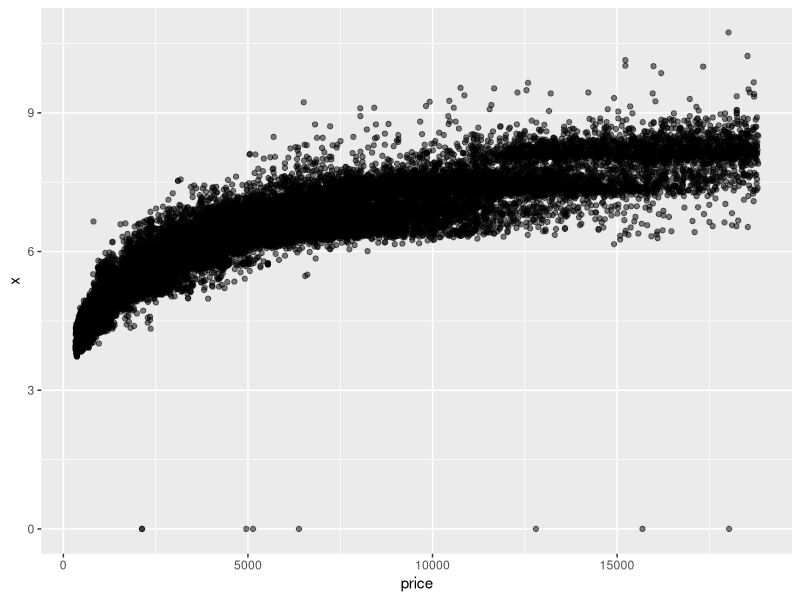
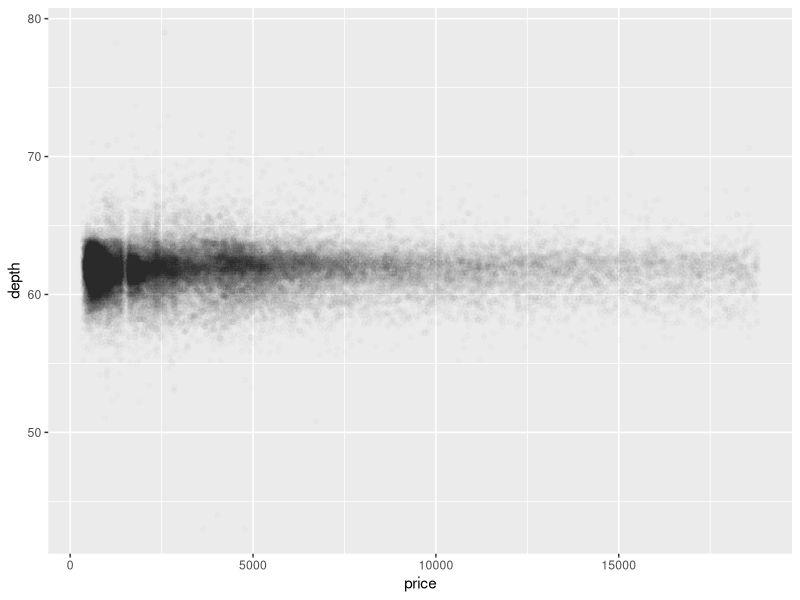
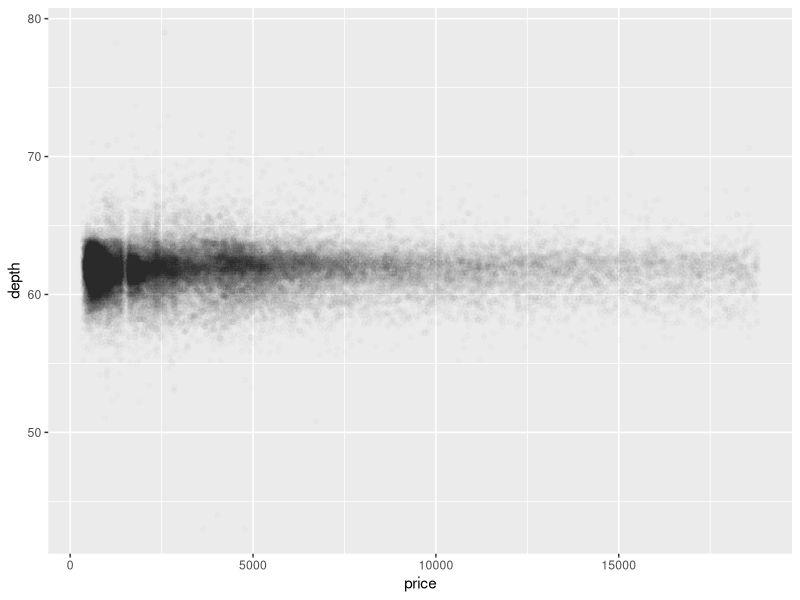
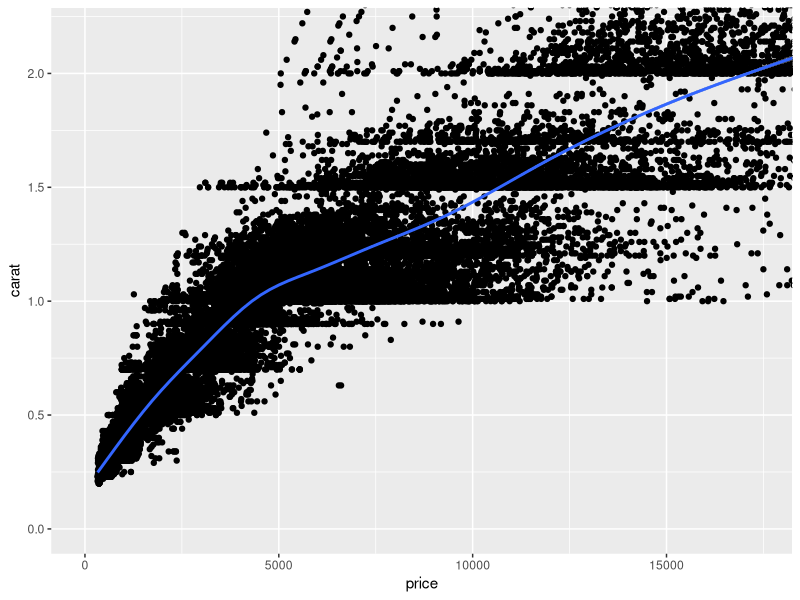
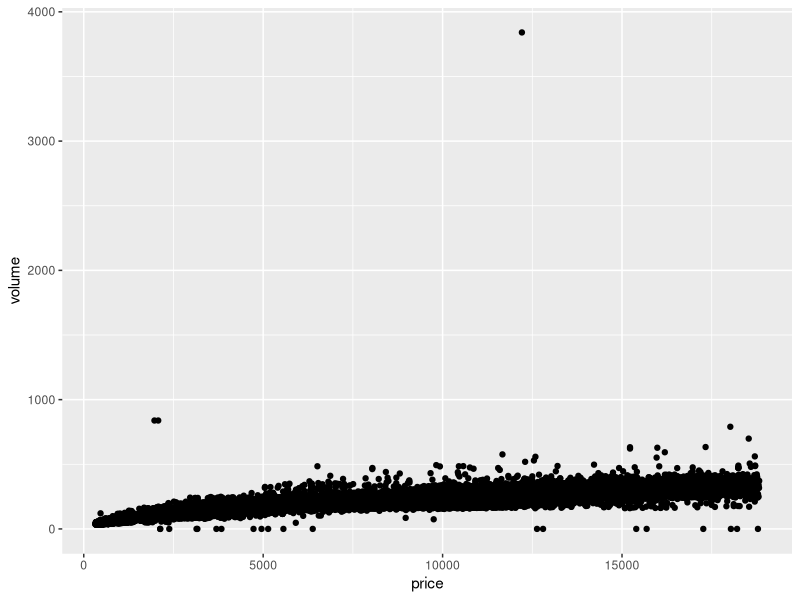
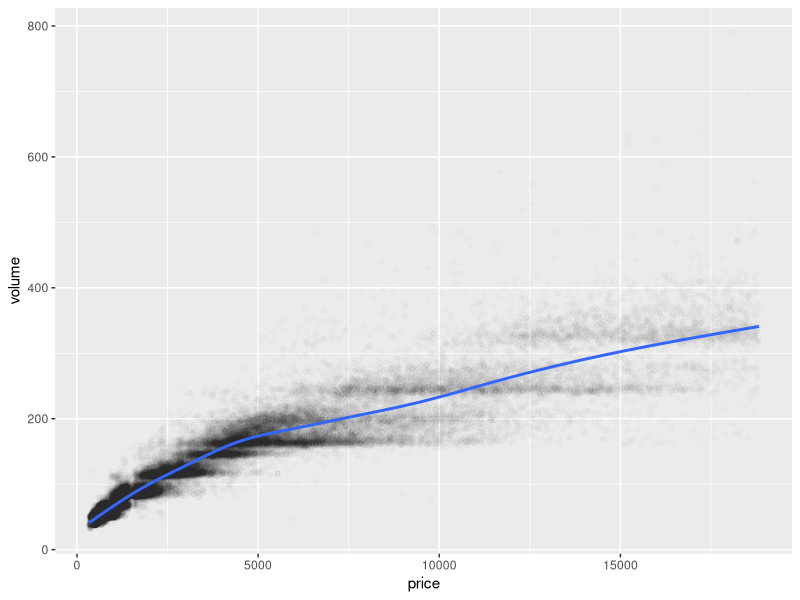

Here is the R script that generated these plots, in order: (Note: this script raises an error after producing the figures.)
# In this problem set, you'll continue
# to explore the diamonds data set.

# Your first task is to create a
# scatterplot of price vs x.
# using the ggplot syntax.

# This assignment is not graded and
# will be marked as correct when you submit.

# ENTER YOUR CODE BELOW THIS LINE
# ===========================================
library(ggplot2)
data(diamonds)
summary(diamonds)

ggplot(diamonds, aes(price, x)) +
  geom_point(alpha=0.5)

cor.test(diamonds$price, diamonds$x)
cor.test(diamonds$price, diamonds$y)
cor.test(diamonds$price, diamonds$z)

# Create a simple scatter plot of price vs depth.

# This assignment is not graded and
# will be marked as correct when you submit.

# ENTER YOUR CODE BELOW THIS LINE
#==================================================
ggplot(diamonds, aes(price, depth)) +
  geom_point(alpha=0.01)

ggplot(diamonds, aes(price, depth)) +
  geom_point(alpha=0.01)

summary(diamonds$depth)

cor.test(diamonds$depth, diamonds$price)

# Create a scatterplot of price vs carat
# and omit the top 1% of price and carat
# values.

# This assignment is not graded and
# will be marked as correct when you submit.

# ENTER YOUR CODE BELOW THIS LINE
# ========================================
ggplot(diamonds, aes(price, carat)) +
  geom_point() +
  coord_cartesian(xlim = c(0, quantile(diamonds$price, .99)),
                  ylim = c(0, quantile(diamonds$carat, .99))) +
  geom_smooth()


# Create a scatterplot of price vs. volume (x * y * z).
# This is a very rough approximation for a diamond's volume.

# Create a new variable for volume in the diamonds data frame.
# This will be useful in a later exercise.

# Don't make any adjustments to the plot just yet.

# This assignment is not graded and
# will be marked as correct when you submit.

# ENTER YOUR CODE BELOW THIS LINE
# =================================================================
diamonds$volume <- diamonds$x * diamonds$y * diamonds$z

ggplot(diamonds, aes(price, volume)) +
  geom_point()

with(diamonds, cor.test(price, volume))

diamonds.na <- subset(diamonds, volume != 0)
diamonds.na.lt800 <- subset(diamonds.na, volume <= 800)
with(diamonds.na.lt800, cor.test(price, volume))


# Subset the data to exclude diamonds with a volume
# greater than or equal to 800. Also, exclude diamonds
# with a volume of 0. Adjust the transparency of the
# points and add a linear model to the plot. (See the
# Instructor Notes or look up the documentation of
# geom_smooth() for more details about smoothers.)

# We encourage you to think about this next question and
# to post your thoughts in the discussion section.

# Do you think this would be a useful model to estimate
# the price of diamonds? Why or why not?

# This assignment is not graded and
# will be marked as correct when you submit.

# ENTER YOUR CODE BELOW THIS LINE
# ========================================
ggplot(diamonds.na.lt800, aes(price, volume)) +
  geom_point(alpha = .01) +
  geom_smooth()


# Use the function dplyr package
# to create a new data frame containing
# info on diamonds by clarity.

# Name the data frame diamondsByClarity

# The data frame should contain the following
# variables in this order.

#       (1) mean_price
#       (2) median_price
#       (3) min_price
#       (4) max_price
#       (5) n

# where n is the number of diamonds in each
# level of clarity.

# This assignment WILL BE automatically
# graded!

# DO NOT ALTER THE NEXT THREE LINES OF CODE.
# ======================================================
suppressMessages(library(ggplot2))
suppressMessages(library(dplyr))
data(diamonds)

# ENTER YOUR CODE BELOW THIS LINE
# ======================================================
library(dplyr)
diamondsByClarity <- summarise(group_by(diamonds, clarity),
                               mean_price = mean(price),
                               median_price = median(price),
                               min_price = min(price),
                               max_price = max(price),
                               n = n())
head(diamondsByClarity)


# We’ve created summary data frames with the mean price
# by clarity and color. You can run the code in R to
# verify what data is in the variables diamonds_mp_by_clarity
# and diamonds_mp_by_color.

# Your task is to write additional code to create two bar plots
# on one output image using the grid.arrange() function from the package
# gridExtra.

# This assignment is not graded and
# will be marked as correct when you submit.

# See the Instructor Notes for more info on bar charts
# and for a hint on this task.

diamonds_by_clarity <- group_by(diamonds, clarity)
diamonds_mp_by_clarity <- summarise(diamonds_by_clarity, mean_price = mean(price))

diamonds_by_color <- group_by(diamonds, color)
diamonds_mp_by_color <- summarise(diamonds_by_color, mean_price = mean(price))

# ENTER YOUR CODE BELOW THIS LINE
# ===================================================================
p1 <- ggplot(arrange(diamonds_mp_by_clarity, mean_price), aes(clarity, mean_price)) +
  geom_col()

p2 <- ggplot(arrange(diamonds_mp_by_color, mean_price), aes(color, mean_price)) +
  geom_col()
grid.arrange(p1, p2, ncol = 1)


# The Gapminder website contains over 500 data sets with information about
# the world's population. Your task is to continue the investigation you did at the
# end of Problem Set 3 or you can start fresh and choose a different
# data set from Gapminder.

# If you’re feeling adventurous or want to try some data munging see if you can
# find a data set or scrape one from the web.

# In your investigation, examine pairs of variable and create 2-5 plots that make
# use of the techniques from Lesson 4.

# You can find a link to the Gapminder website in the Instructor Notes.

# Once you've completed your investigation, create a post in the discussions that includes:
#       1. the variable(s) you investigated, your observations, and any summary statistics
#       2. snippets of code that created the plots
#       3. links to the images of your plots

# Copy and paste all of the code that you used for
# your investigation, and submit it when you are ready.
# ====================================================================














